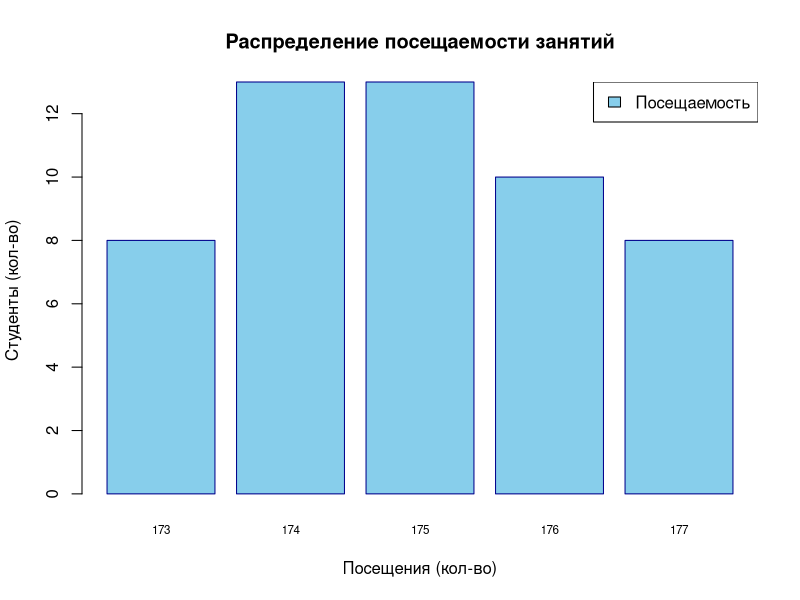

Generate this figure with R:
# Вопрос 2: Для каждого студента на курсе
# подсчитано число пропущенных занятий за семестр:
absences <- c(
  6, 6, 4, 3, 5, 4, 6, 6, 6, 3, 4, 4, 7, 3, 4, 5, 5, 7, 7, 7,
  5, 7, 5, 6, 6, 6, 7, 4, 3, 3, 5, 7, 3, 7, 6, 6, 5, 4, 6, 5,
  3, 5, 4, 5, 6, 4, 5, 6, 3, 4, 5, 5
)

# Введите данные в R через консоль.
# Подсчитайте для каждого студента число посещённых им занятий,
# если в семестре всего 180 занятий.

# Объем наблюдений:
num_students <- length(absences)
print(paste("Объем наблюдений:", num_students))

# Значения элементов упорядоченного [по возрастанию] вектора наблюдений:
sorted_absences <- sort((absences - 180) * (-1))
print("Значения элементов упорядоченного [по возрастанию] вектора наблюдений:")
print(sorted_absences)

# Третье значение элемента:
third_value <- sorted_absences[3]
print(paste("Третье значение элемента:", third_value))

# Девятнадцатое значение элемента:
nineteenth_value <- sorted_absences[19]
print(paste("Девятнадцатое значение элемента:", nineteenth_value))

# Таблица частот для посещаемости занятий:
freq_table <- table((absences - 180) * (-1))
print("Таблица частот посещаемости занятий:")
print(freq_table)

# Постройте диаграмму распределения частот посещаемости занятий:
# Постройте диаграмму распределения частот посещаемости занятий с улучшениями:
barplot(freq_table, 
        main = "Распределение посещаемости занятий",
        xlab = "Посещения (кол-во)",
        ylab = "Студенты (кол-во)",
        col = "skyblue",
        border = "darkblue",
        cex.names  = 0.7)
legend("topright", legend = "Посещаемость", fill = "skyblue")
